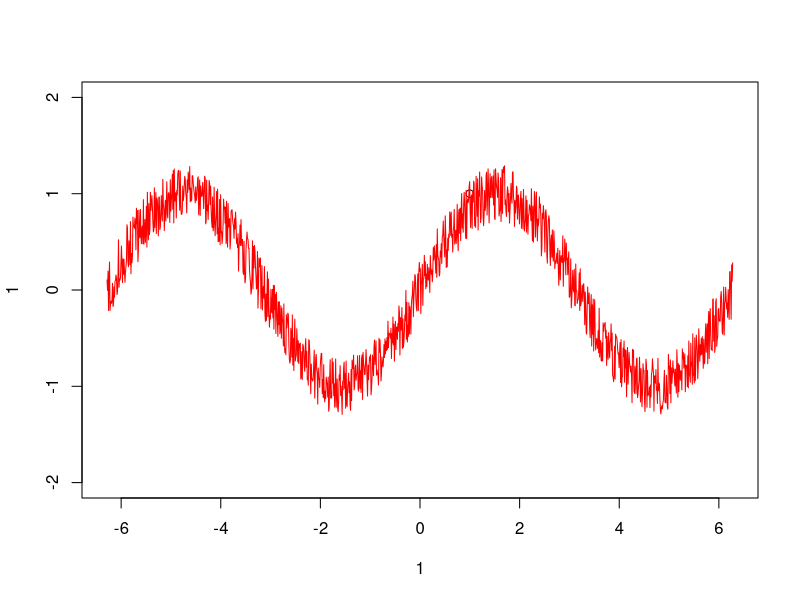

The R source for this figure: (Note: a time limit stopped this script after it produced the figure.)
library(R6)

tanh <- function(x){
  return((exp(2*x)-1)/(exp(2*x)+1))
}

sigmoid <- function(x){
  return(1/(1+exp(-x)))
}

del_sigmoid <- function(x){
  return(sigmoid(x)(1-sigmoid(x)))
}

del_tanh <- function(x){
  return(4/((exp(-x)+exp(x))^2))
}

id <- function(x){
  return(x)
}

NN <- R6Class("NN", list(
  L = 1, #Anzahl der Layer
  B = c(1), #Breite der einzelnen Layer 
  W = c(1,1), #Liste soll Länge der dim haben und Einträge sind Matrizen W 
  d = c(1), #List der Affinen Vektoren
  J = 0,
  theta = c(1,1),
  f = sigmoid,
  
  initialize = function(L = 1, B = c(1,1,1), W = c(1,1,1),d=c(1,1,0), min_gewicht=-2, max_gewicht = 2 ) {
    stopifnot(length(B) == L+2)
    self$W <- vector(mode="list",length=L+1)
    self$L <- L
    self$B <- B
    
    #Erstellen der Matrizen W
    for (i in (0:L)){
      self$W[i+1] <- list(matrix(runif(B[i+1]*B[i+2],min=min_gewicht,max=max_gewicht),nrow=B[i+1],ncol=B[i+2]))
    }
    names(self$W) <- LETTERS[1:(L+1)] 
    
    #Erstellen der affinen Vektoren d
    for (i in (0:(L-1))){
      self$d[i+1] <- list(matrix(runif(B[i+2],min=min_gewicht,max=max_gewicht),nrow=1,ncol=B[i+2]))
    }
    self$d[L+1] <- 0
    names(self$d) <- LETTERS[1:(L+1)]
    
    #Erstellen des J -> braucht man hier aber wahrscheinlich nicht sondern erst in der Berechnung
    for (i in (0:L)){
      self$J <- self$J + norm(self$W[[i+1]],"F")
    }
    
    #Erstellen der theta
    
    
  },
  #calculate führt die funktion des NN aus 
  calculate = function(x=1){
    for (j in (1:length(x))){
      h <- x[j]
      if (self$L >= 1){
        for (i in LETTERS[1:(self$L)]){
          h <- self$f(self$d[[i]] + h %*% self$W[[i]]) #letzter Schritt ist ohne Aktivierungsfunktion
        }
      }  
      h <- self$d[[LETTERS[(self$L+1)]]] + h %*% self$W[[LETTERS[(self$L+1)]]]
      x[j] <- h
    }  
    return(x)
  },
  
  eval_till_layer = function(x=1,Layer=1){
    if (Layer == self$L +1){
      x <- self$calculate(x)
    }
    if (self$L >= 1){
      for (i in LETTERS[1:(Layer)]){
        x <- self$f(self$d[[i]] + x %*% self$W[[i]]) #letzter Schritt ist ohne Aktivierungsfunktion
      }
    }
    
      
    return(x)
  },
  
  #Durchführen eines Gradientdescends
  GD = function(x,y,lambda=1,stepsize=1e-4,iterations=100){
    n <- length(x)
    R1 <- 1/n * sum((y-self$calculate(x))^2)
    for (i in 1:iterations){ 
      self$W[["A"]] <- self$W[["A"]] + 1e-3 * x[i] * (y[i]-self$calculate(x[i])) 
    }
    R2 <- 1/n * sum((y-self$calculate(x))^2)
  },
  
  GD2 = function(x,y,lambda=1,stepsize=1e-4,iterations=100){
    n <- length(x)
    for (i in 1:n){
      self$W[[LETTERS[self$L+1]]] <- self$W[[LETTERS[self$L+1]]] + t(0.1*self$eval_till_layer(x[i],self$L)*(y[i]-self$calculate(x[i])))
      self$W[[LETTERS[self$L]]] <- self$W[[LETTERS[self$L]]] + 0.1*t(self$W[[LETTERS[self$L+1]]])*self$eval_till_layer(x[i],self$L)*(y[i]-self$calculate(x[i]))
    }
  },
  GD3 = function(x,y,iteration=10,delta=0.02){
      for (j in 1:iteration){
        W_tmp <- vector(mode="list",length=self$L+1)
        names(W_tmp) <- LETTERS[1:(self$L+1)]
        d_tmp <- vector(mode="list",length=self$L+1)
        names(d_tmp) <- LETTERS[1:(self$L+1)]
        R1 <- sum((y-self$calculate(x))^2)
        for (k in 1:(self$L +1)){
          W_tmp[[LETTERS[k]]] <- self$W[[LETTERS[k]]]
          for (l in 1:length(self$W[[LETTERS[k]]])){
            self$W[[LETTERS[k]]][l] <- self$W[[LETTERS[k]]][l] + runif(1,min=-delta,max=delta)
          }
          d_tmp[[LETTERS[k]]] <- self$d[[LETTERS[k]]]
          for (l in 1:length(self$d[[LETTERS[k]]])){
            self$d[[LETTERS[k]]][l] <- self$d[[LETTERS[k]]][l] + runif(1,min=-delta,max=delta)
          }
        }
        R2 <- sum((y-self$calculate(x))^2)
        if (R1 < R2){
          self$W <- W_tmp
          self$d <- d_tmp
          
        }
        
        print(R1)
        print(R2)
        if (j %% 10){
          print(j/10)
        }
      }

  }
  )
)



N1 <- NN$new(4,c(1,50,50,50,50,1)) 


x <- seq(-2*pi,2*pi,.01) 
y_ <- sin(x) + runif(length(seq(-2*pi,2*pi,.01)),min=-0.3,max=0.3)

plot(1,1,xlim=c(-2*pi,2*pi),ylim=c(-2,2))
lines(x,y_,type="l",col="red")
y <- N1$calculate(x)
lines(x,y,col="blue")


N1$GD3(x,y_,1000,0.005)
y <- N1$calculate(x)
lines(x,y,col="black") 

#N1$GD(xs,xs,iterations=100)
#y <- N1$calculate(x)
#lines(x,y,col="black")
#N1$GD(xs,xs,iterations=200)
#y <- N1$calculate(x)
#lines(x,y,col="orange")
#lines(x,x,col="purple")
#legend(-10, 5, legend=c("start", "25 Schritte","50 Schritte","100 Schritte","200 Schritte","echte funktion"),
#       col=c("red", "blue","green","black","orange","purple"),lty=1,  cex=0.8)
#N1$W
#N1$J
